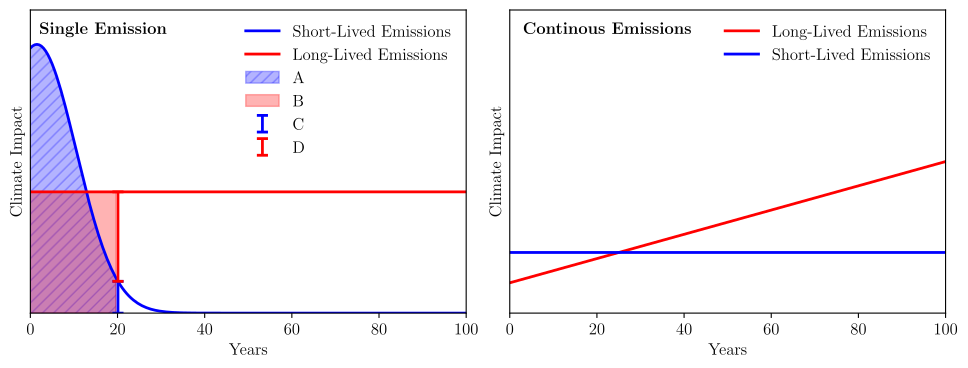

Recreate this plot in Python.
#%%
# runs code as interactive cell 
# https://code.visualstudio.com/docs/python/jupyter-support-py

# IMPORTS #######################################

# plotting
import matplotlib.pyplot as plt
import matplotlib.font_manager as font_manager
# unit conversion
cm = 1/2.54 # for inches-cm conversion
# time manipulation
from datetime import datetime

# data science
import numpy as np
import pandas as pd

# i/o
from pathlib import PurePath, Path

# SETUP #########################################

plt.rcParams.update({
    "text.usetex": True,
    "font.family": "Arial",
    "font.sans-serif": "Computer Modern",
    'font.size': 12
})

# DATA IMPORT ###################################

emissions_data = [
    [0.21790859349727398, 0.9245575840327378],
    [3.729451993625478, 0.9666012411660689],
    [100, 0]
]

emissions_df = pd.DataFrame(
    emissions_data,
    columns=['x', 'y']
)

# DATA MANIPULATION #############################

from scipy.stats import norm
xnew = np.linspace(0, 100, 200)
ynew = norm.pdf(xnew, loc = 1.5, scale = 9)

# FIGURE ########################################

# SETUP ######################

fig, axes = plt.subplots(
    num = 'main',
    nrows = 1,
    ncols = 2,
    dpi = 300,
    figsize=(30*cm, 10*cm), # A4=(210x297)mm,
    sharex=True
)
plt.subplots_adjust(wspace=0.1)

# SECONDARY AXES ##############


# AXIS LIMITS ################

for ax in axes:
    ax.set_xlim(0, 100)
    ax.set_ylim(0,0.05)

# TICKS AND LABELS ###########

for ax in axes:
    ax.set_yticks([])
    ax.set_yticklabels([])

# GRIDS ######################

# AXIS LABELS ################

for ax in axes:
    ax.set_ylabel("Climate Impact")
    ax.set_xlabel("Years")

# PLOTTING ###################

axes[0].plot(
    xnew,
    ynew,
    color = 'blue',
    linewidth = 2,
    label = 'Short-Lived Emissions'
)
axes[0].plot(
    xnew,
    [0.02 for i in xnew],
    color = 'red',
    linewidth = 2,
    label = 'Long-Lived Emissions'
)
axes[0].errorbar(
    x = xnew[40],
    y = ynew[40]/2,
    yerr = ynew[40]/2,
    fmt = 'none',
    capsize = 4,
    capthick = 2,
    ecolor = 'blue',
    elinewidth = 2,
    label = 'C'
)
axes[0].errorbar(
    x = xnew[40],
    y = ynew[40] + (0.02 - ynew[40])/2,
    yerr = (0.02 - ynew[40])/2,
    fmt = 'none',
    capsize = 4,
    capthick = 2,
    ecolor = 'red',
    elinewidth = 2,
    label = 'D'
)
axes[0].text(
    x=2,
    y=0.04675,
    s=r'\textbf{Single Emission}',
    ha='left',
    va='center',
    fontsize=12,
    color='black',
)

axes[0].fill_between(
    x = xnew[0:40],
    y1 = 0,
    y2 = ynew[0:40],
    color='blue',
    hatch = '///',
    alpha=0.3,
    label = 'A'
)
axes[0].fill_between(
    x = xnew[0:40],
    y1 = 0,
    y2 = [0.02 for i in xnew[0:40]],
    color='red',
    #hatch = '\\\\\\',
    alpha=0.3,
    label = 'B'
)


axes[1].plot(
    xnew,
    [0.005+ 0.0002*i for i in xnew],
    color = 'red',
    linewidth = 2,
    label = 'Long-Lived Emissions'
)
axes[1].plot(
    xnew,
    [0.01 for i in xnew],
    color = 'blue',
    linewidth = 2,
    label = 'Short-Lived Emissions'
)
axes[1].text(
    x=3,
    y=0.04675,
    s=r'\textbf{Continous Emissions}',
    ha='left',
    va='center',
    fontsize=12,
    color='black',
)


# LEGEND ####################

axes[0].legend(
    loc='upper right',
    frameon = False
)
axes[1].legend(
    loc='upper right',
    frameon = False
)

# EXPORT #########################################

figure_name: str = str(Path.cwd().stem + '.pdf')

plt.savefig(
    fname = figure_name,
    format="pdf",
    bbox_inches='tight',
    transparent = False
)
# %%
